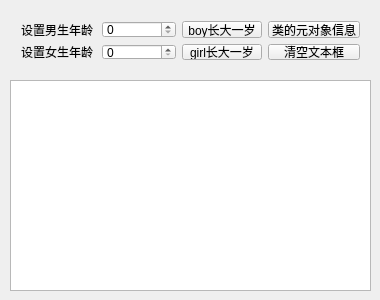
<?xml version="1.0" encoding="UTF-8"?>
<ui version="4.0">
 <class>Widget</class>
 <widget class="QWidget" name="Widget">
  <property name="geometry">
   <rect>
    <x>0</x>
    <y>0</y>
    <width>380</width>
    <height>300</height>
   </rect>
  </property>
  <property name="windowTitle">
   <string>Widget</string>
  </property>
  <widget class="QPlainTextEdit" name="textEdit">
   <property name="geometry">
    <rect>
     <x>10</x>
     <y>80</y>
     <width>361</width>
     <height>211</height>
    </rect>
   </property>
  </widget>
  <widget class="QWidget" name="">
   <property name="geometry">
    <rect>
     <x>10</x>
     <y>10</y>
     <width>361</width>
     <height>61</height>
    </rect>
   </property>
   <layout class="QGridLayout" name="gridLayout">
    <item row="0" column="0">
     <widget class="QLabel" name="label">
      <property name="text">
       <string>设置男生年龄</string>
      </property>
     </widget>
    </item>
    <item row="0" column="1">
     <widget class="QSpinBox" name="spinBoy"/>
    </item>
    <item row="0" column="2">
     <widget class="QPushButton" name="btnBoyInc">
      <property name="text">
       <string>boy长大一岁</string>
      </property>
     </widget>
    </item>
    <item row="0" column="3">
     <widget class="QPushButton" name="btnClassInfo">
      <property name="text">
       <string>类的元对象信息</string>
      </property>
     </widget>
    </item>
    <item row="1" column="0">
     <widget class="QLabel" name="label_2">
      <property name="text">
       <string>设置女生年龄</string>
      </property>
     </widget>
    </item>
    <item row="1" column="1">
     <widget class="QSpinBox" name="spinGirl"/>
    </item>
    <item row="1" column="2">
     <widget class="QPushButton" name="btnGirlInc">
      <property name="text">
       <string>girl长大一岁</string>
      </property>
     </widget>
    </item>
    <item row="1" column="3">
     <widget class="QPushButton" name="btnClear">
      <property name="text">
       <string>清空文本框</string>
      </property>
     </widget>
    </item>
   </layout>
  </widget>
 </widget>
 <layoutdefault spacing="6" margin="11"/>
 <resources/>
 <connections/>
</ui>
